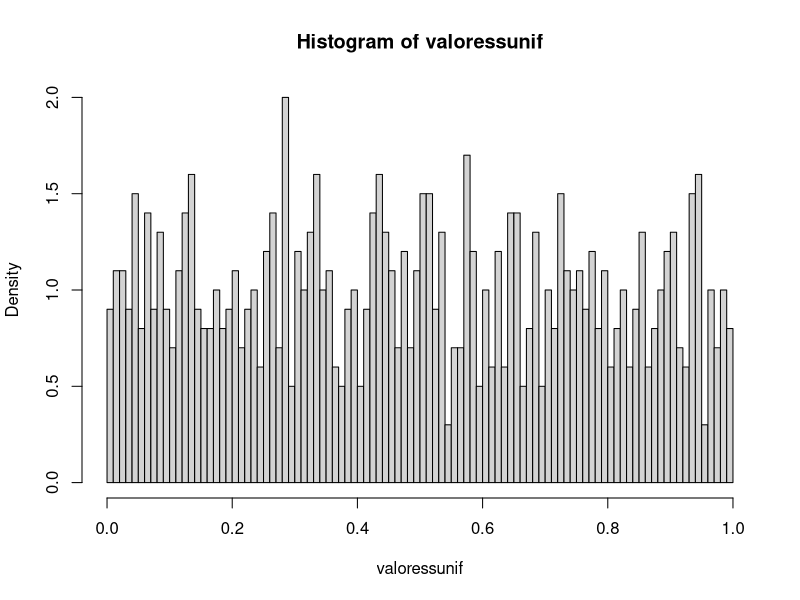
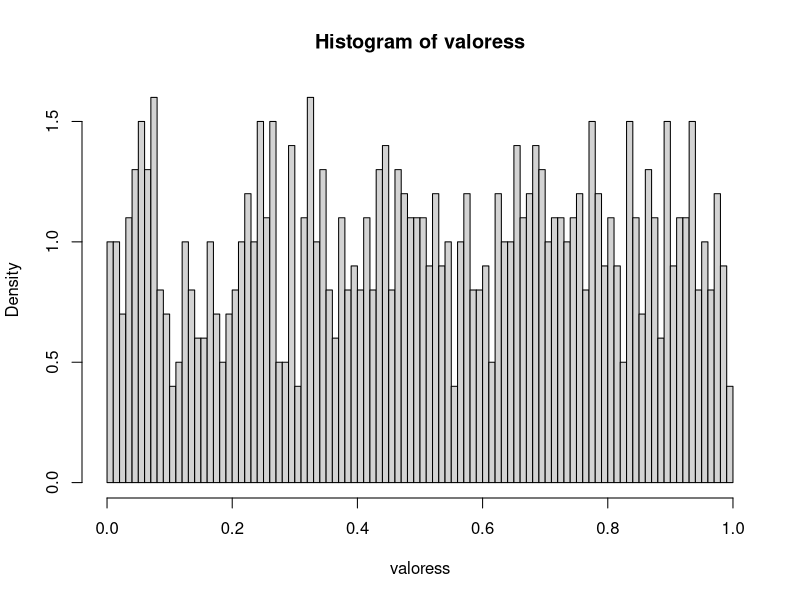
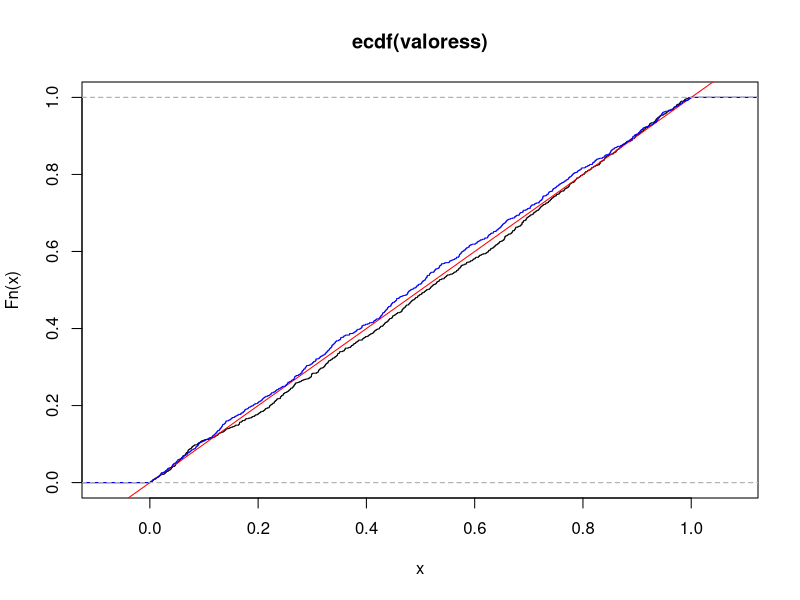
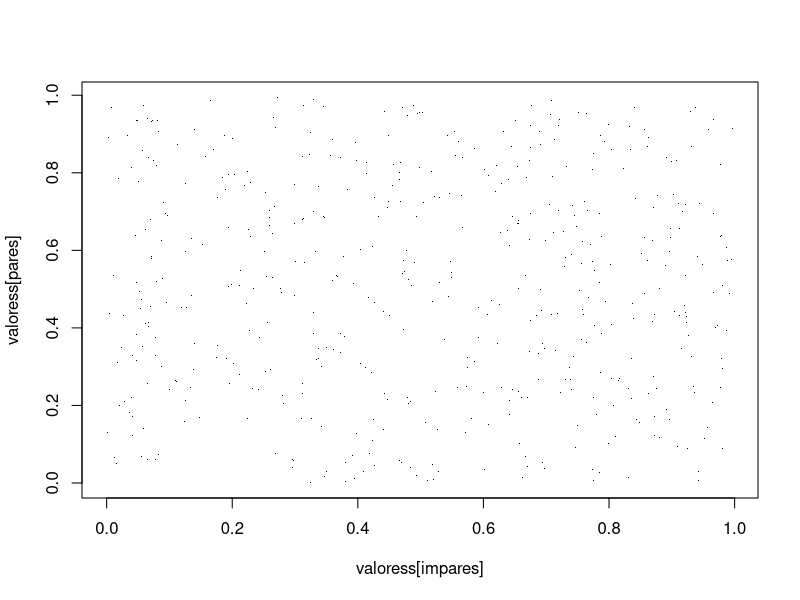

Here is the R script that generated these plots, in order:
# 11/04/2023
# Aritmetica Modular -----------------------------------------------------------

# Dois numeros sao ditos equivalentes (ou congruentes) modulo m se suas diferencas
# sao um numero inteiro divisivel uniformemente por m.

# a (tres linhas paralelas na horizontal) b mod m

# Ex: 5 e 14 sao congruentes mod 3
# 5 mod 3 = 2
# 14 mod 3 = 2

# Aritmetica Modular com V.A.'s uniformes --------------------------------------
# V ~ U(0,1)

# X (tres linhas paralelas na horizontal) (kY + c) mod 1

# k eh uma cte inteiro
# c eh uma cte real

# Gerador Congruencial ---------------------------------------------------------

# X0 = nº inicial    X0 e {0,1,...,m-1}
# A,B numeros grandes

# Define-se a seq de numeros ---------------------------------------------------

#Xn e {0,1,...,m-1}, n = 0,1,...
#Xn+1 = AXn + B mod m
#Un = Xn/m

# Exercicio pratico ------------------------------------------------------------

# m = 10
# A = 103
# B = 17
# x_0 = 2 # valor inicial
# X = (AX+ B)%%m    // Xn+1

X_func<-function(x,A = 103,B = 17,m = 10){
  
  (A*x+B)%%m 
  
}

X_func(2) # eh hj que a jiripoca vai piar

# ------------------------------------------------------------------------------

m = 2**32
A = 1664525
B = 1013904223
X0 = 2 # valor inicial

# Funcao* que cria os valores seguindo os criterios acima ----------------------
X_func<-function(x,A = 1664525,B = 1013904223, m = 2**32){ 
  
  (A*x+B)%%m 
  
}

X_func(5)



# Gera valores como se os dados seguissem uma  uniforme ------------------------
xis <- c(1017233273, 1975575172, 811535379, 3186434646)
U= xis/2**32
U



# Funcao que gera um vetor de valores que segue a primeira funcao* -------------

r.unif.my <- function (tam,seed = 2, m = 2**32){
  
  antes<-seed
  vetor<-numeric(tam) # aloca espaco p um vetor de tamanho tam -----------------
  
 for (i in 1:tam){
 
   xis<-X_func(antes)
   antes<-xis
   u<-xis/m
   
   vetor[i]<-u
   
 }
 
 vetor
  
}

# Funcao q gera um vetor de valores que segue a uniforme -----------------------
valoressunif<-runif(1000)
hist(valoressunif, freq = F, breaks = 100)


# gerando 1000 observacoes da minha distribuicao
valoress<-r.unif.my(1000, seed = 666)

# plotando histograma
hist(valoress, freq = F, breaks = 100)

# particiona conjunto em pedacos iguais
cut(valoress, breaks = 100) 

# brincando
mean(valoress>0.5) # media dos valores acima de 0.5
mean(valoress>0.9) 
mean(valoress<0.1)
mean(valoress>0.99)

# Funcao de probabilidade acumulada

# Comparando grafico da uniforme e da minha funcao

Fn<- ecdf(valoress) # empirical cumulative dist function
plot(Fn)
abline(0,1,col='red')

Fn_unif<-ecdf(valoressunif)
plot(Fn_unif, add = TRUE, col = 'blue')


# Scatter plot dos pares versus dos impares

pares<-(1:500)*2
impares<- (1:500)*2-1
plot(x = valoress[impares], y = valoress[pares], pch = '.')

